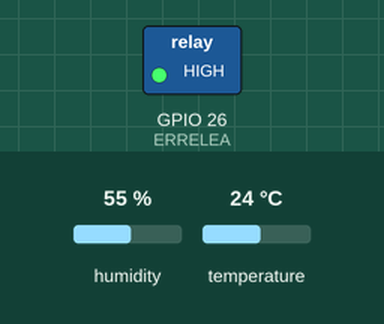
A sketch run on a simulated ESP32. Shown: switched loads named in the sketch (green lamp = pin HIGH). Inputs (shaded band) come from the test bench; at power-on: temperature 24 °C, humidity 55 %. WiFi joins after 1.5 s; servers stay silent unless stated; what the sketch prints to the serial monitor is not drawn.

Above: at 2.7 s.
2.8 s: temperature set to 20 °C
At 4.4 s:
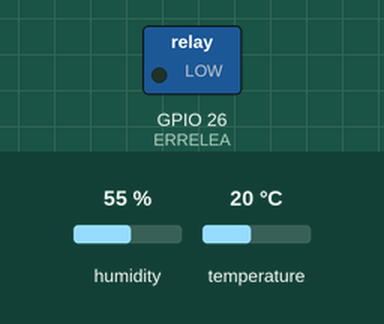
5.8 s: temperature set to 28 °C
At 7.0 s:
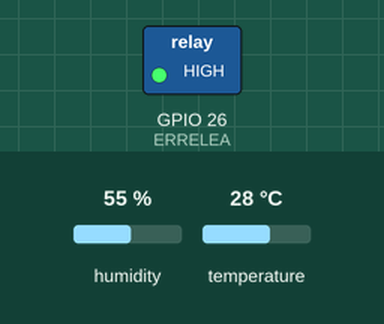
8.8 s: temperature set to 12 °C
At 10.9 s:
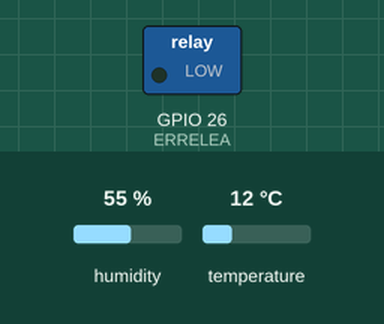
Timing chart, 0 to 12.4 s (numbered marks = the images above; inputs shaded):
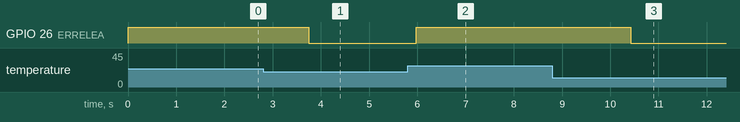

The sketch:

berogailua.ino
```cpp
#include <WiFi.h>
#include <WebServer.h>
#include "DHT.h"

#define DHTMOTA DHT11

//Konstanteak
const char* ssid = "Tech_D0005263";
const char* pasahitza = "BEEYDRET";
const char* host = "192.168.0.77";
const char portua = 80;
const int DHT_SENTSOREA = 25;
const int ERRELEA = 26;

//Aldagaiak
unsigned char kontagailua = 0;
float tenperatura;
float hezetasuna;
boolean balbula;

WebServer zerbitzaria(portua);

DHT dht(DHT_SENTSOREA, DHTMOTA);

void setup(){
  Serial.begin(115200);
  Serial.println("");

  pinMode(DHT_SENTSOREA, INPUT);
  pinMode(ERRELEA, OUTPUT);
  digitalWrite(ERRELEA, HIGH);

  dht.begin();

  //Sarera konektatu
  WiFi.begin(ssid, pasahitza);
  while (WiFi.status() != WL_CONNECTED && kontagailua < 50) {
    kontagailua = kontagailua + 1;;
    delay(500);
    Serial.print(".");
  }
  if (kontagailua < 50) {
      Serial.println("");
      Serial.println("Sarera konektatu da");
      Serial.println(WiFi.localIP());
      zerbitzaria.begin();
  }
  else {
      Serial.println("");
      Serial.println("Errorea gertatu da, ez da sarera konektatu.");
  }
}

void loop(){

  tenperatura = dht.readTemperature();
  Serial.print("Tenperatura: ");
  Serial.println(tenperatura);
  hezetasuna = dht.readHumidity();
  Serial.print("Hezetasuna: ");
  Serial.println(hezetasuna);
  if(tenperatura >= 22.0){
    balbula = true;
    digitalWrite(ERRELEA, HIGH);
  }else{
    balbula = false;
    digitalWrite(ERRELEA, LOW);
  }
  bidali();
  delay(2000);
}

void bidali(){
    WiFiClient client;

    if (!client.connect(host, portua)) {
      Serial.println("Arazoak konektatzerakoan");
      return;
    }

    String url = "/esp32/berogailua.php?tenperatura=";
    url += tenperatura;
    url += "&hezetasuna=";
    url += hezetasuna;
    url += "&balbula=";
    url += balbula;

     client.print(String("GET ") + url + " HTTP/1.1\r\n" +
               "Host: " + host + "\r\n" +
               "Connection: close\r\n\r\n");
}
```

Measured:
- the behaviour switches between 22 and 21 °C on temperature (found by bisection; images 0 and 1)
- after the input at 2.8 s, GPIO 26 (ERRELEA): HIGH → LOW after 0.95 s
- after the input at 5.8 s, GPIO 26 (ERRELEA): LOW → HIGH after 0.17 s
- after the input at 8.8 s, GPIO 26 (ERRELEA): HIGH → LOW after 1.6 s
